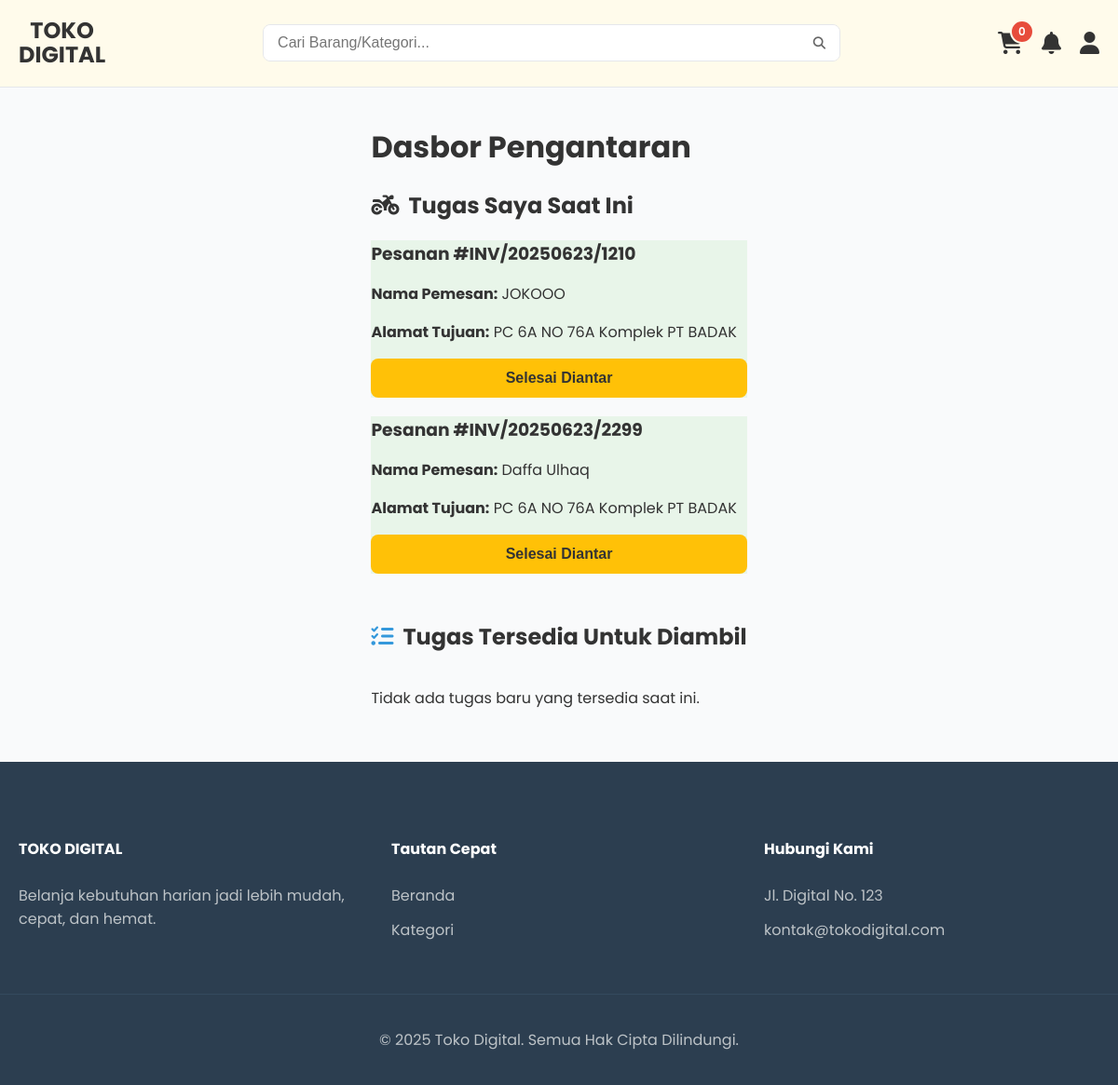
Screenshot of /courier_dashboard.php (signed in) with the database file from the repository.
### tables this page shows
CREATE TABLE `courier_tasks` (
  `id` int(11) NOT NULL,
  `order_id` int(11) NOT NULL,
  `courier_id` int(11) DEFAULT NULL,
  `status` enum('waiting','accepted','delivered') NOT NULL DEFAULT 'waiting',
  `created_at` timestamp NOT NULL DEFAULT current_timestamp(),
  `accepted_at` datetime DEFAULT NULL
);

CREATE TABLE `orders` (
  `id` int(11) NOT NULL,
  `no_transaksi` varchar(100) NOT NULL,
  `user_id` int(11) DEFAULT NULL,
  `customer_name` varchar(255) NOT NULL,
  `customer_address` text NOT NULL,
  `total_bayar` int(11) NOT NULL,
  `kode_bayar` varchar(100) NOT NULL,
  `status` enum('pending','processing','ready_for_delivery','shipped','completed','cancelled') NOT NULL DEFAULT 'pending',
  `tanggal` timestamp NOT NULL DEFAULT current_timestamp()
);

### courier_dashboard.php (the view, shortened to what this page needs)
<?php
require_once 'koneksi.php';
$courier_id = $_SESSION['user_id'];
include 'header.php';
?>
<main class="container" style="padding-top: 40px; padding-bottom: 40px;">
    <h1 style="margin-top: 0;">Dasbor Pengantaran</h1>
    <section class="task-section" style="margin-bottom: 50px;">
        <h2><i class="fas fa-motorcycle" style="margin-right: 10px; color: var(--green);"></i>Tugas Saya Saat Ini</h2>
        <div class="task-list" style="display: flex; flex-direction: column; gap: 20px;">
            <?php
            $query_my_tasks = "SELECT o.*, ct.id as task_id FROM orders o JOIN courier_tasks ct ON o.id = ct.order_id WHERE ct.courier_id = $courier_id AND o.status = 'shipped'";
            $result_my_tasks = mysqli_query($koneksi, $query_my_tasks);
            if ($result_my_tasks && mysqli_num_rows($result_my_tasks) > 0):
                while($task = mysqli_fetch_assoc($result_my_tasks)):
            ?>
            <div class="task-card" style="background: #e8f5e9; border-left: 5px solid var(--green);">
                <div class="task-header"><h3 style="margin:0;">Pesanan #<?php echo htmlspecialchars($task['no_transaksi']); ?></h3></div>
                <div class="task-body">
                    <p><strong>Nama Pemesan:</strong> <?php echo htmlspecialchars($task['customer_name']); ?></p>
                    <p><strong>Alamat Tujuan:</strong> <?php echo htmlspecialchars($task['customer_address']); ?></p>
                </div>
                <div class="task-actions" style="text-align:right;">
                    <form action="complete_task.php" method="POST">
                        <button type="submit" class="btn btn-primary">Selesai Diantar</button>
                    </form>
                </div>
            </div>
            <?php endwhile; else: ?>
            <p>Anda sedang tidak memiliki tugas pengantaran.</p>
            <?php endif; ?>
        </div>
    </section>
    <section class="task-section">
        <h2><i class="fas fa-tasks" style="margin-right: 10px; color: var(--primary-blue);"></i>Tugas Tersedia Untuk Diambil</h2>
        <div class="task-list" style="display: flex; flex-direction: column; gap: 20px;">
             <?php
            $query_available_tasks = "SELECT o.*, ct.id as task_id FROM orders o JOIN courier_tasks ct ON o.id = ct.order_id WHERE ct.status = 'waiting'";
            $result_available_tasks = mysqli_query($koneksi, $query_available_tasks);
            if ($result_available_tasks && mysqli_num_rows($result_available_tasks) > 0):
                while($task = mysqli_fetch_assoc($result_available_tasks)):
            ?>
            <div class="task-card">
                <div class="task-header"><h3 style="margin:0;">Pesanan #<?php echo htmlspecialchars($task['no_transaksi']); ?></h3></div>
                <div class="task-body">
                    <p><strong>Nama Pemesan:</strong> <?php echo htmlspecialchars($task['customer_name']); ?></p>
                    <p><strong>Alamat Tujuan:</strong> <?php echo htmlspecialchars($task['customer_address']); ?></p>
                </div>
                <div class="task-actions" style="text-align:right;">
                    <form action="accept_task.php" method="POST">
                        <input type="hidden" name="order_id" value="<?php echo $task['id']; ?>">
                        <input type="hidden" name="task_id" value="<?php echo $task['task_id']; ?>">
                        <button type="submit" class="btn btn-secondary">Ambil Tugas Ini</button>
                    </form>
                </div>
            </div>
            <?php endwhile; else: ?>
            <p>Tidak ada tugas baru yang tersedia saat ini.</p>
            <?php endif; ?>
        </div>
    </section>
</main>
<?php include 'footer.php'; ?>

### style.css (style rules this page uses)
:root { --primary-yellow: #FFC107; --light-yellow: #FFFBEB; --dark-text: #333333; --light-text: #666666; --bg-gray: #f9fafb; --card-gray: #f1f5f9; --border-color: #e5e7eb; --green-check: #2ecc71; --danger-red: #e74c3c; --primary-blue: #3498db; }
body { margin: 0; font-family: 'Poppins', sans-serif; background-color: var(--bg-gray); color: var(--dark-text); display: flex; flex-direction: column; min-height: 100vh; }
main { flex-grow: 1; }
.container { max-width: 1200px; margin: 0 auto; padding: 0 20px; }
.btn { width: 100%; padding: 12px; border: none; border-radius: 8px; font-size: 1rem; font-weight: 600; cursor: pointer; transition: all 0.2s ease; display: inline-flex; justify-content: center; align-items: center; box-sizing: border-box; }
.btn-primary { background-color: var(--primary-yellow); color: var(--dark-text); }

### rows the page displays
courier_tasks: order.no_transaksi "INV/20250623/1210", order.customer_name "JOKOOO", order.customer_address "PC 6A NO 76A Komplek PT BADAK"
courier_tasks: order.no_transaksi "INV/20250623/2299", order.customer_name "Daffa Ulhaq", order.customer_address "PC 6A NO 76A Komplek PT BADAK"
